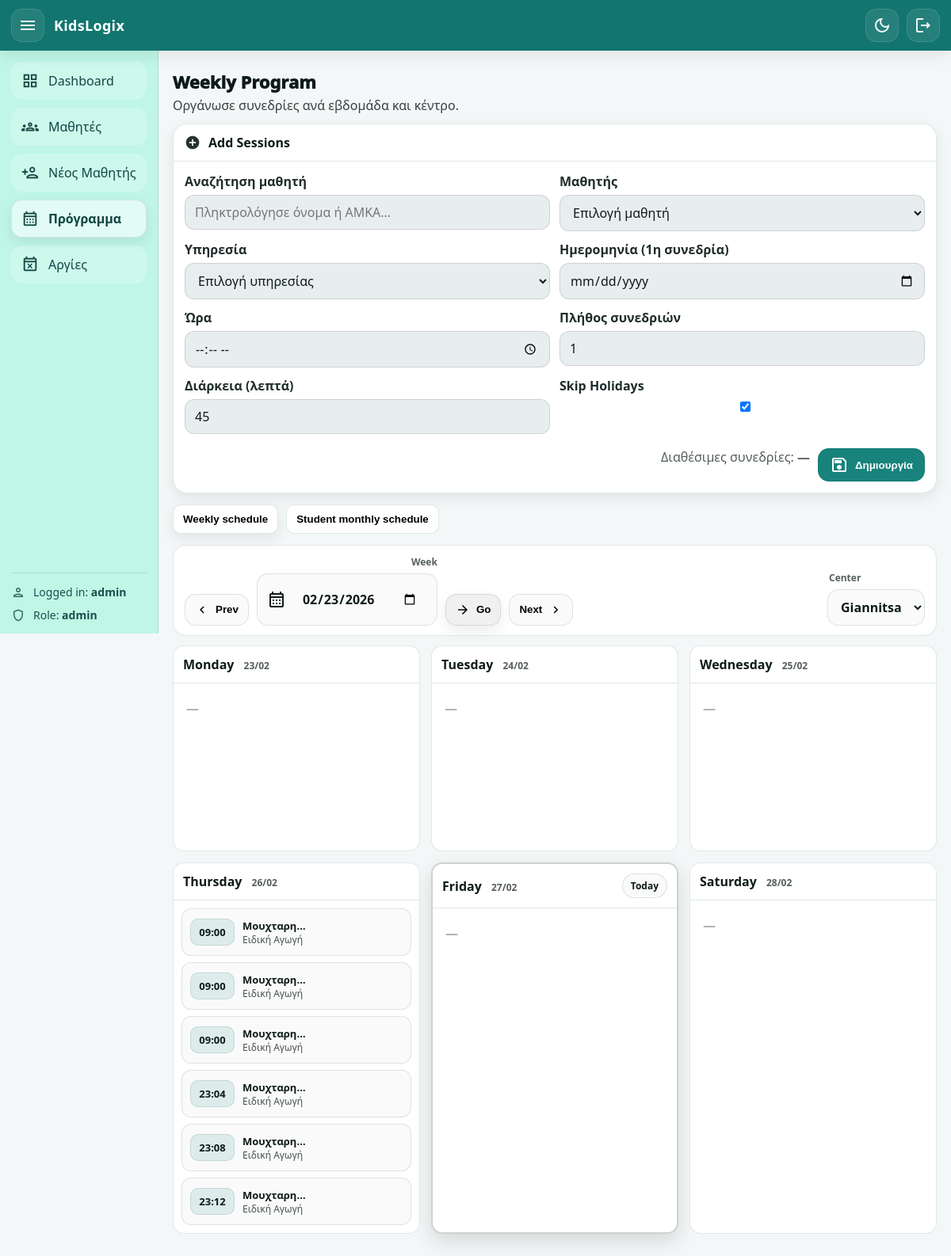
The page /schedule (signed in) on the database its author committed.
### app/models.py (models this page shows, shortened)
class Appointment(Base):
    __tablename__ = "appointments"
    id: Mapped[int] = mapped_column(Integer, primary_key=True, autoincrement=True)
    student_amka: Mapped[str] = mapped_column(
        ForeignKey("students.amka", ondelete="CASCADE"), nullable=False
    )
    service_id: Mapped[int] = mapped_column(
        ForeignKey("services.id", ondelete="CASCADE"), nullable=False
    )
    center: Mapped[str] = mapped_column(String(20), nullable=False)
    day: Mapped[date] = mapped_column(Date, nullable=False)
    start_time: Mapped[time] = mapped_column(Time, nullable=False)
    duration_min: Mapped[int | None] = mapped_column(Integer, nullable=True)
    status: Mapped[str] = mapped_column(
        String(20), nullable=False, default="scheduled"
    )
    created_at: Mapped[datetime] = mapped_column(
        DateTime, default=datetime.utcnow, nullable=False
    )
    student: Mapped["Student"] = relationship(back_populates="appointments")
    service: Mapped["Service"] = relationship(back_populates="appointments")

class Student(Base):
    __tablename__ = "students"
    amka: Mapped[str] = mapped_column(String(20), primary_key=True)
    center: Mapped[str] = mapped_column(
        String(20),
        nullable=False,
        default="Giannitsa",  # Giannitsa / KryaVrisi
    )
    first_name: Mapped[str] = mapped_column(String(60), nullable=False)
    last_name: Mapped[str] = mapped_column(String(60), nullable=False)
    date_of_birth: Mapped[date | None] = mapped_column(Date, nullable=True)
    parent_name: Mapped[str | None] = mapped_column(String(120), nullable=True)
    parent_phone: Mapped[str | None] = mapped_column(String(30), nullable=True)
    assessment_expiry_date: Mapped[date | None] = mapped_column(Date, nullable=True)
    admin_comment: Mapped[str | None] = mapped_column(String(1000), nullable=True)
    created_at: Mapped[datetime] = mapped_column(
        DateTime, default=datetime.utcnow, nullable=False
    )
    services: Mapped[list["StudentService"]] = relationship(
        back_populates="student",
        cascade="all, delete-orphan",
    )
    appointments: Mapped[list["Appointment"]] = relationship(
        back_populates="student",
        cascade="all, delete-orphan",
    )
    payments: Mapped[list["Payment"]] = relationship(
        back_populates="student",
        cascade="all, delete-orphan",
    )

class Service(Base):
    __tablename__ = "services"
    id: Mapped[int] = mapped_column(Integer, primary_key=True, autoincrement=True)
    name: Mapped[str] = mapped_column(String(60), unique=True, nullable=False)
    student_links: Mapped[list["StudentService"]] = relationship(
        back_populates="service",
        cascade="all, delete-orphan",
    )
    appointments: Mapped[list["Appointment"]] = relationship(
        back_populates="service",
        cascade="all, delete-orphan",
    )

### app/routers/web.py (the view)
@router.get("/schedule", response_class=HTMLResponse)
def schedule_page(
    request: Request,
    db: Session = Depends(get_db),
    user: User = Depends(get_current_user),
    center: str | None = None,
    week: str | None = None,
):
    today = date.today()
    base = parse_date(week or "") or today
    week_start = start_of_week(base)
    prev_week = (week_start - timedelta(days=7)).isoformat()
    next_week = (week_start + timedelta(days=7)).isoformat()
    days = []
    labels = ["Δευτέρα", "Τρίτη", "Τετάρτη", "Πέμπτη", "Παρασκευή", "Σάββατο"]
    for i in range(6):
        d = week_start + timedelta(days=i)
        days.append(
            {
                "label": labels[i],
                "date": d,
                "date_iso": d.isoformat(),
                "date_str": d.strftime("%d/%m/%Y"),
            }
        )
    center = normalize_center(center) if center else "Giannitsa"
    week_end = week_start + timedelta(days=5)
    appointments = (
        db.query(Appointment)
        .options(joinedload(Appointment.student), joinedload(Appointment.service))
        .filter(Appointment.center == center)
        .filter(Appointment.day >= week_start)
        .filter(Appointment.day <= week_end)
        .filter(Appointment.status.in_(["scheduled", "completed"]))  # προαιρετικό
        .order_by(Appointment.day.asc(), Appointment.start_time.asc())
        .all()
    )
    week_days = [x["date"] for x in days]
    appointments_by_day: dict[str, list[Appointment]] = {d.isoformat(): [] for d in week_days}
    for ap in appointments:
        appointments_by_day[ap.day.isoformat()].append(ap)
    students = db.query(Student).order_by(Student.last_name.asc(), Student.first_name.asc()).all()
    services = db.query(Service).order_by(Service.name.asc()).all()
    totals = (
        db.query(
            StudentService.student_amka,
            StudentService.service_id,
            func.coalesce(StudentService.total_sessions, 0),
        )
        .all()
    )
    totals_map = {(amka, int(sid)): int(total or 0) for (amka, sid, total) in totals}
    completed = (
        db.query(
            Appointment.student_amka,
            Appointment.service_id,
            func.count(Appointment.id),
        )
        .filter(Appointment.status == "completed")
        .group_by(Appointment.student_amka, Appointment.service_id)
        .all()
    )
    completed_map = {(amka, int(sid)): int(cnt or 0) for (amka, sid, cnt) in completed}
    remaining_js_map: dict[str, int] = {}
    for (amka, sid), total in totals_map.items():
        done = completed_map.get((amka, sid), 0)
        remaining_js_map[f"{amka}|{sid}"] = max(int(total) - int(done), 0)
    remaining_js = json.dumps(remaining_js_map)
    week_days = [x["date"] for x in days]  # list[date] (Mon..Sat)
    appointments_by_day: dict[str, list[Appointment]] = {d.isoformat(): [] for d in week_days}
    for ap in appointments:
        appointments_by_day[ap.day.isoformat()].append(ap)
    return templates.TemplateResponse(
        "schedule.html",
        {
            "request": request,
            "user": user,
            "page": "schedule",
            "students": students,
            "services": services,
            "centers": CENTERS,
            "center": center,
            "week_start": week_start,
            "week_start_str": week_start.isoformat(),
            "days": days,  # αν το χρειάζεσαι αλλού
            "remaining_js": remaining_js,
            "today": today,
            "prev_week": prev_week,
            "next_week": next_week,
            "week_days": week_days,
            "appointments_by_day": appointments_by_day,
        },
    )

### app/templates/schedule.html (shortened to what this page needs)
{% extends "base.html" %}
{% block content %}
<div class="page-head">
  <div>
    <h1 class="page-title">Weekly Program</h1>
    <p class="page-subtitle">Οργάνωσε συνεδρίες ανά εβδομάδα και κέντρο.</p>
  </div>
</div>
{% set qp = request.query_params %}
<div class="card">
  <div class="card-head">
    <div class="card-title">
      <span class="material-icons-outlined">add_circle</span>
      <h2>Add Sessions</h2>
    </div>
  </div>
  <div class="card-body">
    <form class="form-grid" method="post" action="/schedule/create-batch">
      <div class="grid-2">
        <label class="field">
          <span>Αναζήτηση μαθητή</span>
          <input id="studentSearch" type="text" placeholder="Πληκτρολόγησε όνομα ή ΑΜΚΑ…" autocomplete="off">
        </label>
        <label class="field">
          <span>Μαθητής</span>
          <select id="studentSelect" name="student_amka" required>
            <option value="" disabled selected>Επιλογή μαθητή</option>
          </select>
        </label>
        <label class="field">
          <span>Υπηρεσία</span>
          <select id="serviceSelect" name="service_id" required>
            <option value="" disabled selected>Επιλογή υπηρεσίας</option>
          </select>
        </label>
        <label class="field">
          <span>Ημερομηνία (1η συνεδρία)</span>
          <input type="date" name="start_day" required>
        </label>
        <label class="field">
          <span>Ώρα</span>
          <input type="time" name="start_time" placeholder="--:--">
        </label>
        <label class="field">
          <span>Πλήθος συνεδριών</span>
          <input id="countInput" type="number" name="count" min="1" value="1" required>
        </label>
        <label class="field">
          <span>Διάρκεια (λεπτά)</span>
          <input type="number" name="duration_min" min="15" step="5" value="45">
        </label>
        <label class="field inline">
          <span>Skip Holidays</span>
          <input type="checkbox" name="skip_holidays" checked>
        </label>
      </div>
      <div class="form-actions">
        <div class="muted">
          Διαθέσιμες συνεδρίες: <b id="remainingLabel">—</b>
        </div>
        <button class="btn btn-primary" type="submit">
          <span class="material-icons-outlined">save</span>
          Δημιουργία
        </button>
      </div>
    </form>
  </div>
</div>
<div class="view-toggle">
  <button type="button" class="toggle-btn active" id="btnWeekly">Weekly schedule</button>
  <button type="button" class="toggle-btn" id="btnMonthly">Student monthly schedule</button>
</div>
<div id="weeklyView">
  <form method="get" action="/schedule" class="weekbar">
    <div class="weekbar-left">
      <button class="navbtn" type="submit" name="week" value="{{ prev_week }}" title="Previous week">
        <span class="material-icons-outlined">chevron_left</span>
        <span>Prev</span>
      </button>
      <div class="weekpick">
        <div class="weekpick-label">Week</div>
        <div class="weekpick-row">
          <span class="material-icons-outlined">calendar_month</span>
          <input type="date" name="week" value="{{ week_start_str }}">
        </div>
      </div>
      <button class="navbtn navbtn-primary" type="submit" title="Go to week">
        <span class="material-icons-outlined">arrow_forward</span>
        <span>Go</span>
      </button>
      <button class="navbtn" type="submit" name="week" value="{{ next_week }}" title="Next week">
        <span>Next</span>
        <span class="material-icons-outlined">chevron_right</span>
      </button>
    </div>
    <div class="weekbar-right">
      <div class="centerpick">
        <div class="centerpick-label">Center</div>
        <select name="center" class="center-select">
          {% for c in centers %}
            <option value="{{ c }}" {% if c == center %}selected{% endif %}>{{ c }}</option>
          {% endfor %}
        </select>
      </div>
    </div>
  </form>
  <div class="weekly-list">
    {% for d in week_days %}
      {% set key = d.isoformat() %}
      <div class="day-column {% if today and key == today.isoformat() %}is-today{% endif %}">
        <div class="day-header">
          <div class="day-title">
            {{ d.strftime("%A") }}
            <span class="day-date">{{ d.strftime("%d/%m") }}</span>
          </div>
          {% if today and key == today.isoformat() %}
            <span class="today-pill">Today</span>
          {% endif %}
        </div>
        <div class="day-body">
          {% set day_aps = appointments_by_day.get(key, []) %}
          {% if day_aps %}
            {% for ap in day_aps %}
              <div class="ap-card {{ ap.status }}">
                <div class="ap-time">{{ ap.start_time.strftime("%H:%M") }}</div>
                <div class="ap-info">
                  <div class="ap-student">
                    {{ ap.student.full_name if ap.student else ap.student_amka }}
                  </div>
                  <div class="ap-service">
                    {{ ap.service.name if ap.service else ("Service #" ~ ap.service_id) }}
                  </div>
                </div>
              </div>
            {% endfor %}
          {% else %}
            <div class="empty-day">—</div>
          {% endif %}
        </div>
      </div>
    {% endfor %}
  </div>
</div>
{% endblock %}

### rows shown on the page
Appointment: start_time "09:00", student "Μουχταρη…", service "Ειδική Αγωγή"
Appointment: start_time "09:00", student "Μουχταρη…", service "Ειδική Αγωγή"
Appointment: start_time "09:00", student "Μουχταρη…", service "Ειδική Αγωγή"
Appointment: start_time "23:04", student "Μουχταρη…", service "Ειδική Αγωγή"
Appointment: start_time "23:08", student "Μουχταρη…", service "Ειδική Αγωγή"
Appointment: start_time "23:12", student "Μουχταρη…", service "Ειδική Αγωγή"

### other values the page prints
{{ user.username if user else '-' }} "admin"
{{ user.role if user else '-' }} "admin"
{{ d.strftime("%A") }} "Monday" "Tuesday" "Wednesday" "Thursday" "Friday" "Saturday"
{{ d.strftime("%d/%m") }} "23/02" "24/02" "25/02" "26/02" "27/02" "28/02"
form field center "Giannitsa"
